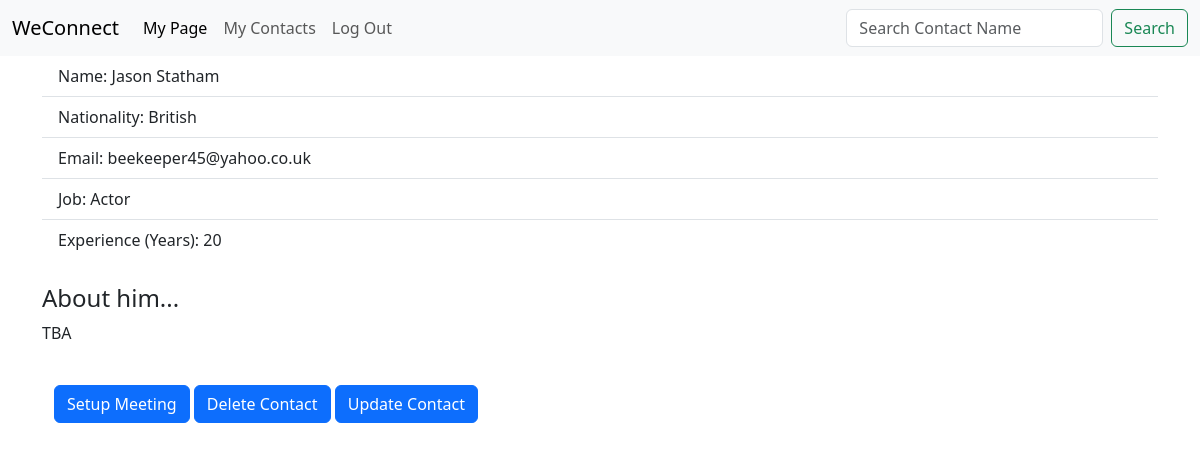
Screenshot of /contacts/1 (signed in) with the database file from the repository.
### contacts/models.py (models this page shows, shortened)
class Contact(models.Model):
    first_name = models.TextField(max_length=200, default="")
    last_name = models.TextField(max_length=200, default="")
    SEX_CHOICES = (
        ("M", "Male"),
        ("F", "Female")
    )
    sex = models.CharField(
        max_length=1,
        choices=SEX_CHOICES)
    nationality = models.TextField(max_length=200, default="")
    email = models.TextField(max_length=500, default="")
    job = models.TextField(max_length=200, default="")
    experience = models.IntegerField(default=0)
    birthday = models.DateField(null=True)
    bio = models.TextField(
        default='TBA',
        max_length=2000
    )
    user = models.ForeignKey(
        User,
        on_delete=models.CASCADE,
        null=True
    )

### contacts/views.py (the view)
# urls.py: path('<int:pk>', views.contact_details.as_view(), name='view_contact'),
class contact_details(generic.DetailView):
    model = Contact
    context_object_name = 'contact'
    template_name = 'contacts/webpages/contact_details.html'

### contacts/templates/contacts/webpages/contact_details.html (shortened to what this page needs)
{% extends 'contacts/webpages/base.html' %}
{% block body %}
  <ul class="list-group list-group-flush">
    <li class="list-group-item"> Name: {{contact.first_name}} {{contact.last_name}} </li>
    <li class="list-group-item"> Nationality: {{contact.nationality}} </li>
    <li class="list-group-item"> Email: {{contact.email}} </li>
    <li class="list-group-item"> Job: {{contact.job}} </li>
    <li class="list-group-item"> Experience (Years): {{contact.experience}} </li>
  </ul>
  <br>
  {% if contact.sex == 'M' %}
    <h4>About him...</h4>
  {% else %}
    <h4>About her...</h4>
  {% endif %}
  <p> {{contact.bio}} </p>
  <br>
  <div class="container">
    <a href="{% url 'meetings:new_meeting' %}" class="btn btn-primary"> Setup Meeting </a>
    <a href="{% url 'contacts:delete_contact' contact.id %}" class="btn btn-primary"> Delete Contact </a>
    <a href="{% url 'contacts:update_contact' contact.id %}" class="btn btn-primary"> Update Contact </a>
  </div>
{% endblock %}

### rows the page displays
Contact: first_name "Jason", last_name "Statham", nationality "British", email "beekeeper45@yahoo.co.uk", job "Actor", experience "20", bio "TBA"
